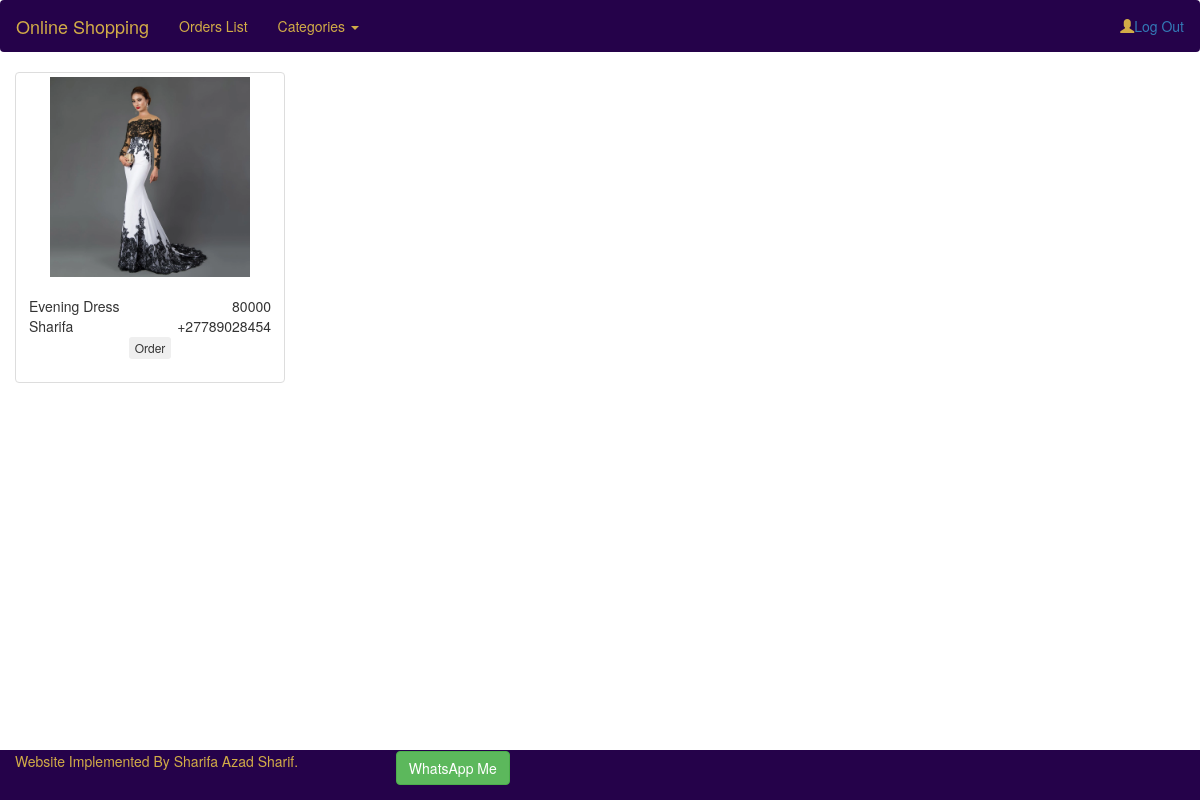
Before: /customerPage.php?cat=Men Clothes with the older database file.
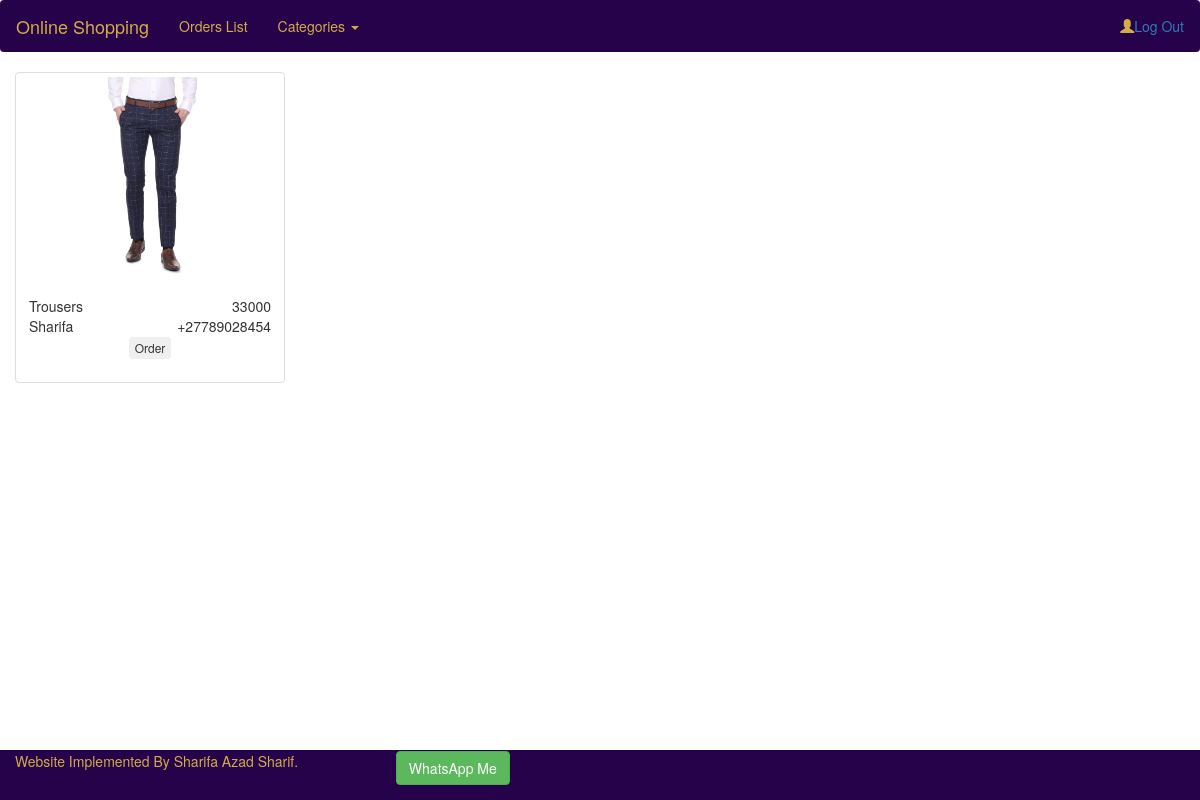
After: the same page with the newer database file.
### tables this page shows
CREATE TABLE `item` (
  `itemName` varchar(25) DEFAULT NULL,
  `itemCode` int(11) NOT NULL,
  `quantity` int(11) DEFAULT NULL,
  `category` varchar(25) DEFAULT NULL,
  `itemPrice` decimal(10,0) DEFAULT NULL,
  `retailerId` int(11) NOT NULL,
  `image` longtext
);

CREATE TABLE `retailer` (
  `retailerName` varchar(25) DEFAULT NULL,
  `retailerId` int(11) NOT NULL,
  `phoneNumber` varchar(15) DEFAULT NULL,
  `place` varchar(25) DEFAULT NULL,
  `email` varchar(25) DEFAULT NULL
);

### customerPage.php (the view, shortened to what this page needs)
 <?php
include("connection.php");
if (isset($_GET['cat'])) {
  $sql=$conn->prepare("SELECT item.itemName,item.itemCode,item.category,item.itemPrice,item.image,retailer.retailerName,retailer.phoneNumber FROM item,retailer WHERE (item.retailerId=retailer.retailerId and item.category=:cat)");
  $sql->execute(array('cat' => $_GET['cat'] ));
}else{
  $sql=$conn->prepare("SELECT item.itemName,item.itemCode,item.category,item.itemPrice,item.image,retailer.retailerName,retailer.phoneNumber FROM item,retailer WHERE (item.retailerId=retailer.retailerId)");
  $sql->execute();
}
?>
<!DOCTYPE html>
<html lang="en">
<head>
  <link type="text/css" rel="stylesheet" href="css/bootstrap.min.css">
  <link href=css/css.css rel="stylesheet" type="text/css">
</head>
<body>
<nav class="navbar">
  <div class="container-fluid">
    <div class="navbar-header">
      <a class="navbar-brand" href="#">Online Shopping</a>
    </div>
    <ul class="nav navbar-nav">
      <li class="active"><a href="#" id="ordersList">Orders List</a></li>
      <li class="dropdown"><a class="dropdown-toggle" data-toggle="dropdown" href="#" id="categories">Categories <span class="caret"></span></a>
      </li>
    </ul>
    <ul class="nav navbar-nav navbar-right">
      <li class="navbtn1"><a href="logout.php"><span class=" glyphicon glyphicon-user" ></span>Log Out</a></li>
    </ul>
  </div>
</nav>
<div class="container-fluid" id="content">
  <div class="row">
    <?php
      while($row=$sql->fetch()){
    ?>
        <div class="col-lg-3 col-md-4 col-sm-6 col-xs-12">
          <div class="thumbnail">
            <a href="<?php echo $row["image"]; ?>">
              <img src="<?php echo $row["image"]; ?>" alt="Lights" style="height: 200px;">
            </a>
            <div class="caption">
              <p>
                <table width="100%">
                  <tr>
                    <td><?php echo $row["itemName"]; ?></td>
                    <td align="right"><?php echo $row["itemPrice"]; ?></td>
                  </tr>
                  <tr>
                    <td><?php echo $row["retailerName"]; ?></td>
                    <td align="right"><?php echo $row["phoneNumber"]; ?></td>
                  </tr>
                  <tr>
                    <td colspan="2" align="center">
                      <button data-toggle='modal' data-target="#<?php echo $row['itemCode']?>"class="btn btn-xs">Order</button>
                    </td>
                  </tr>
                </table>
              </p>
            </div>
          </div>
        </div>
    <?php
      }
    ?>
  </div>
</div>
<nav class="navbar navbar navbar-fixed-bottom">
  <div class="container-fluid">
    <div class="navbar-header">
      <div class="row">
      <div class="col-sm-10">
        <p style="color: #D2AC47">Website Implemented By Sharifa Azad Sharif.</p>
      </div>
      <div class="col-sm-2">
        <a href="https://api.whatsapp.com/send?phone=0789028454" id="contact" class="btn btn-success">WhatsApp Me</a>
      </div>
    </div>
    </div>
  </div>
</nav>
</body>
</html>

Changed rows visible on the page:
no longer on this page (row edited): item: image (picture), itemName "Evening Dress", itemPrice "80000", retailerId.retailerName "Sharifa", retailerId.phoneNumber "+27789028454"
added item: image (picture), itemName "Trousers", itemPrice "33000", retailerId.retailerName "Sharifa", retailerId.phoneNumber "+27789028454"
